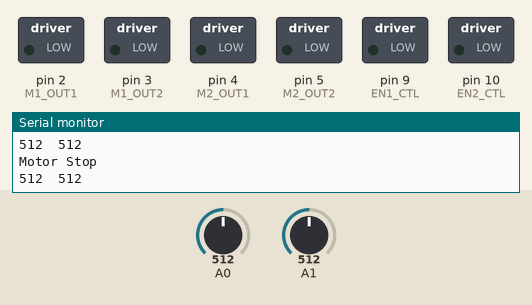
The sketch below on a simulated Arduino Uno, built with avr-gcc and run on an emulated ATmega328P. Shown: switched loads named in the sketch (green lamp = pin HIGH), the last lines printed to the serial monitor. The inputs (shaded band) are chosen by the test bench; at power-on: A1 = 512, A0 = 512.

Above: at 1.2 s.
1.3 s: A1 set to 269
2.8 s: A1 set to 253
At 4.3 s:
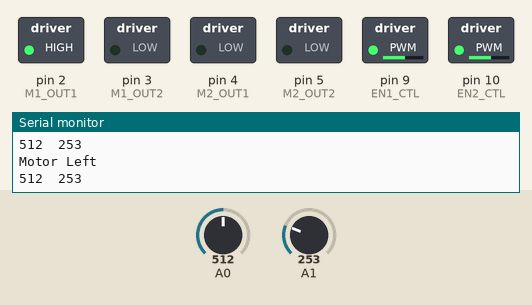
4.6 s: A0 set to 219
6.1 s: A0 set to 188
At 6.7 s:
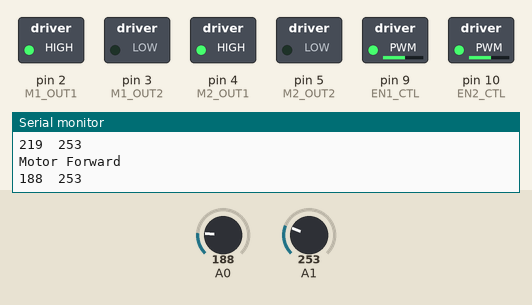
7.7 s: A1 set to 270
At 9.0 s:
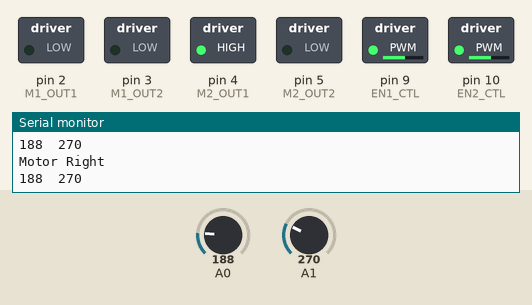
9.3 s: A1 set to 250
At 10.3 s:
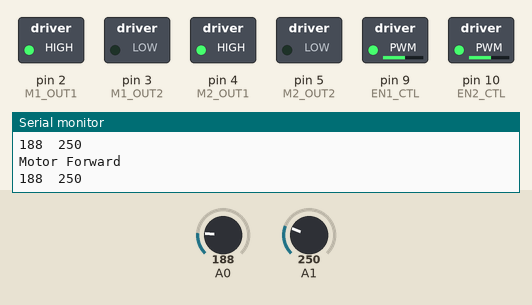
Timing chart, 0 to 11.9 s (numbered marks = the images above; inputs shaded):
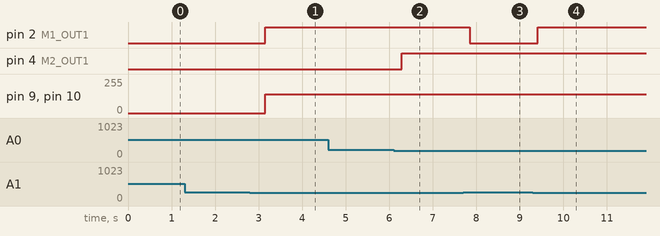

Measured:
- the behaviour switches between 261 and 260 on A1 (found by bisection; images 0 and 1)
- the behaviour switches between 201 and 200 on A0 (found by bisection; images 1 and 2)
- after the input at 2.8 s, pin 2 (M1_OUT1): LOW → HIGH after 0.35 s; pin 9 (EN1_CTL), pin 10 (EN2_CTL): 0/255 → 140/255 after 0.35 s
- after the input at 6.1 s, pin 4 (M2_OUT1): LOW → HIGH after 0.19 s
- after the input at 7.7 s, pin 2 (M1_OUT1): HIGH → LOW after 0.15 s
- after the input at 9.3 s, pin 2 (M1_OUT1): LOW → HIGH after 0.12 s

The sketch:

LineFollower.ino
```cpp
#include "config.h"

void setup(void)
{
  Serial.begin(9600);
/*  pinMode(IR1, INPUT);
  pinMode(IR2, INPUT);
  pinMode(IR3, INPUT);
  pinMode(IR4, INPUT);*/
  pinMode(M1_OUT1,OUTPUT);
  pinMode(M1_OUT2,OUTPUT);
  pinMode(M2_OUT1,OUTPUT);
  pinMode(M2_OUT2,OUTPUT);
  pinMode(EN1_CTL,OUTPUT);
  pinMode(EN2_CTL,OUTPUT);
  Serial.println("Started");
  motorStop();
}


int readIR(int ch)
{
  long val = 0;
  for(int i = 0;i < SAMPLING_RATE;i++)
  {
    val = val + analogRead(ch);
  }
  return (int)(val / SAMPLING_RATE);
}

void motorStop(void)
{
  digitalWrite(EN1_CTL,LOW);
  digitalWrite(EN2_CTL,LOW);
  digitalWrite(M1_OUT1,LOW);
  digitalWrite(M1_OUT2,LOW);
  digitalWrite(M2_OUT1,LOW);
  digitalWrite(M2_OUT2,LOW);
  Serial.println("Motor Stop");
}

void motorFw(void)
{
  analogWrite(EN1_CTL,SPEED_VAL1);
  analogWrite(EN2_CTL,SPEED_VAL2);
  digitalWrite(M1_OUT1,HIGH);
  digitalWrite(M1_OUT2,LOW);
  digitalWrite(M2_OUT1,HIGH);
  digitalWrite(M2_OUT2,LOW);
  Serial.println("Motor Forward");
}

void motorBw(void)
{
  analogWrite(EN1_CTL,SPEED_VAL1);
  analogWrite(EN2_CTL,SPEED_VAL2);
  digitalWrite(M1_OUT1,LOW);
  digitalWrite(M1_OUT2,HIGH);
  digitalWrite(M2_OUT1,LOW);
  digitalWrite(M2_OUT2,HIGH);
  Serial.println("Motor Backward");
}


void motorRight(void)
{
  analogWrite(EN1_CTL,SPEED_VAL1);
  analogWrite(EN2_CTL,SPEED_VAL2);
  digitalWrite(M1_OUT1,LOW);
  digitalWrite(M1_OUT2,LOW);
  digitalWrite(M2_OUT1,HIGH);
  digitalWrite(M2_OUT2,LOW);
  Serial.println("Motor Right");
}

void motorLeft(void)
{
  analogWrite(EN1_CTL,SPEED_VAL1);
  analogWrite(EN2_CTL,SPEED_VAL2);
  digitalWrite(M1_OUT1,HIGH);
  digitalWrite(M1_OUT2,LOW);
  digitalWrite(M2_OUT1,LOW);
  digitalWrite(M2_OUT2,LOW);
  Serial.println("Motor Left");
}

// Test function to print IR Sensor values
void printValues()
{
  Serial.print(readIR(IR1));
  Serial.write(9);
  Serial.print(readIR(IR2));
/*  Serial.write(9);
  Serial.print(readIR(IR3));
  Serial.write(9);
  Serial.println(readIR(IR4));*/
  Serial.println();
}

// Test function for motor
void test(void)
{
  char c;
  if(Serial.available())
  {
    c = Serial.read();
    switch(c)
    {
      case 'f': motorFw();
                break;
      case 'b': motorBw();
                break;
      case 's': motorStop();
                break;
      case 'r': motorRight();
                break;
      case 'l': motorLeft();
                break;
      default: motorStop();
                break;
    }
  }
}


// main loop
void loop(void)
{
  unsigned int ir1,ir2;
  ir1 = readIR(IR1);
  ir2 = readIR(IR2);

  // If robot in white region ( Both threhold are crossed)
  if(ir1 > IR1_THRESHOLD && ir2 > IR2_THRESHOLD)
  {
    motorStop();
  }

  // If IR1 sensor is in white region
  else if(ir1 > IR1_THRESHOLD)
  {
    motorLeft();
  }

  // If IR2 sensor is in white region
  else if(ir2 > IR2_THRESHOLD)
  {
    motorRight();
  }

  // If both are in black region
  else
  {
    motorFw();
  }

  // Print values for debugging
  Serial.print(ir1);
  Serial.write(9);
  Serial.print(ir2);
  Serial.println();

  // Delay
  delay(loop_delay);
//  printValues();
}
```

config.h
```cpp
#ifndef __config_h__
#define __config_h__

// IR Sensor Pin Definition
#define IR1 A0
#define IR2 A1
#define IR3 A2
#define IR4 A3

// Motor Direction Control Pin Definition
#define M1_OUT1 2
#define M1_OUT2 3
#define M2_OUT1 4
#define M2_OUT2 5

// Motor Enable (Speed) Pin Definition
#define EN1_CTL  9   // For M1
#define EN2_CTL  10  // For M2

// Speed values (PWM)
#define SPEED_VAL1 140     // PWM Value ( 0 - 255) 255 is highest speed and 0 is stop
#define SPEED_VAL2 140     // PWM Value ( 0 - 255) 255 is highest speed and 0 is stop

// Average level
#define SAMPLING_RATE 100 // Sensor sampling rate (Average value)

// IR Threshold values
#define IR1_THRESHOLD 200 // Lesser for black more for white
#define IR2_THRESHOLD 260
// Lesser for black more for white

// Delay
#define loop_delay 500


#endif
```
